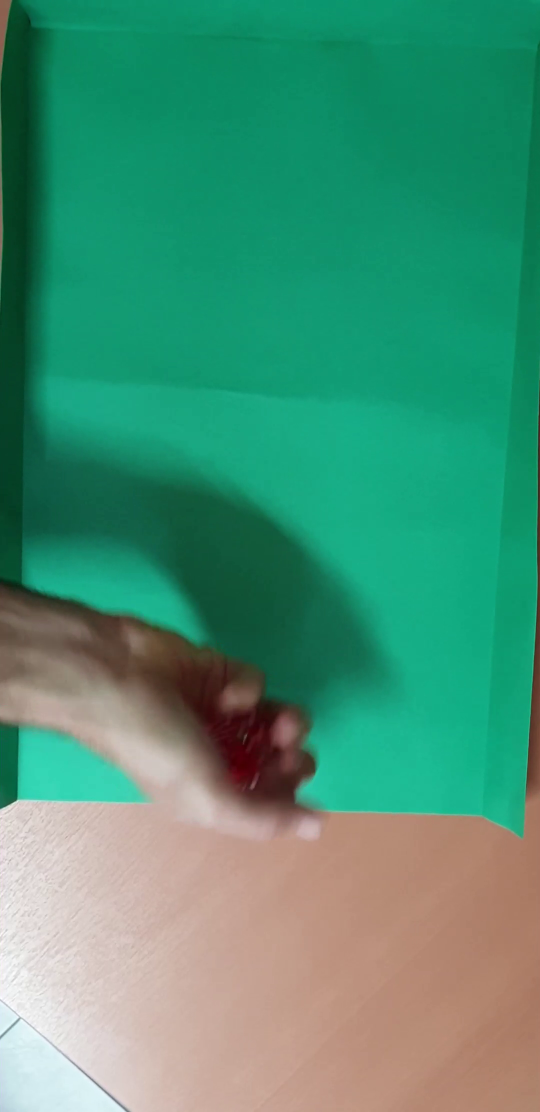
#> input picture frame 14 of tirada_1.mp4, 1080 x 2224 px (shown at 1/2 size)
$ python laboratory.py
#> lines starting #> are read from the running program, lines starting #| are printed output that depends on the picture; after the words box and inside, x2 and y2 are one past the last pixel; in counts of white or black regions, pixels touching at a corner belong together
import cv2
import numpy as np

# Abrir el video -----------------------------------------------------------------------------------------------

# Ruta del video
video_path = 'tirada_1.mp4'
output_path = 'resultado_tirada_1.mp4'

# Abrir el video
cap = cv2.VideoCapture(video_path)

# Verifica si el video se abrió correctamente
if not cap.isOpened():
    print("Error al abrir el video.")
    exit()

# Parámetros ----------------------------------------------------------------------------------------------------

# Configuración para detección de dados quietos --------------------------------

# Umbral para considerar quietos a los centroides
umbral_distancia_centroides = 10
# Número de frames estables para considerar que los dados están quietos
num_frames_estables = 5

# Configuración para detección dedados y números --------------------------------

# Definir umbrales de áreas y relación de aspecto para los dados
min_area_dados = 100
max_area_dados = 10000
aspect_ratio_threshold_dados = 1.2

# Umbral para la binarización para detectar dados
umbral_binario_dados = 75

# Umbral para la binarización para detectar los puntos de las caras
umbral_binario_numeros = 197

# Área mínima para considerar una componente conexa un punto de la cara
min_area_punto = 10

# Número de frames consecutivos para considerar estable el número de un dado
num_frames_estable_numero = 7

# Variables para seguimiento de centroides y números ---------------------------------------------------------------------------
centroids_anteriores = None
contador_frames_estables = 0
# Crear diccionarios para determinar números estables
numeros_estables = {i: {'numero': 0, 'contador_frames': 0} for i in range(5)}

# Configuración para el video de salida ----------------------------------------------------------------------------------------
output_size = (int(cap.get(3)*0.5), int(cap.get(4)*0.5))
fourcc = cv2.VideoWriter_fourcc(*'mp4v')
out = cv2.VideoWriter(output_path, fourcc, 30.0, output_size)

# Bucle para procesar cada frame -----------------------------------------------------------------------------------------------
while True:
    # Leer el siguiente frame
    ret, frame = cap.read()
#> frame is the input picture: shape (2224, 1080, 3); mean B, G, R 116.6, 145.4, 73.4

    # Salir del bucle si no hay más frames
    if not ret:
        break

    # Redimensionar el frame a la mitad
    resized_frame = cv2.resize(frame, None, fx=0.5, fy=0.5)
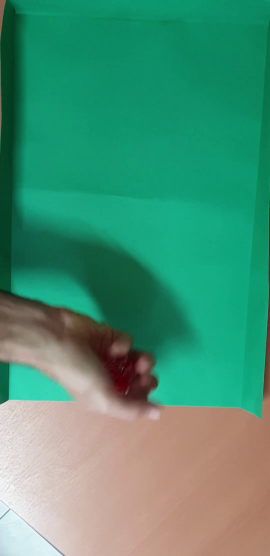
#> resized_frame: shape (1112, 540, 3) (shown at 1/2 size); mean B, G, R 116.7, 145.5, 73.5

    # Extraer el canal rojo del frame redimensionado
    red_channel = resized_frame[:, :, 2]
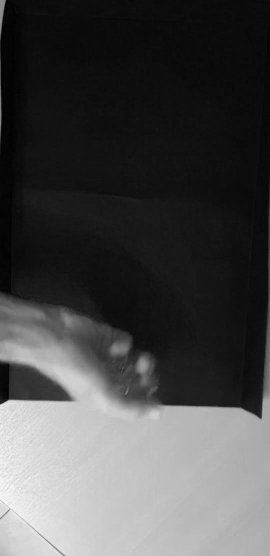
#> red_channel: shape (1112, 540) (shown at 1/2 size); min 0, max 255, mean 73.5

    # Binarizar la imagen usando un umbral
    _, binary_frame_dados = cv2.threshold(red_channel, umbral_binario_dados, 255, cv2.THRESH_BINARY)
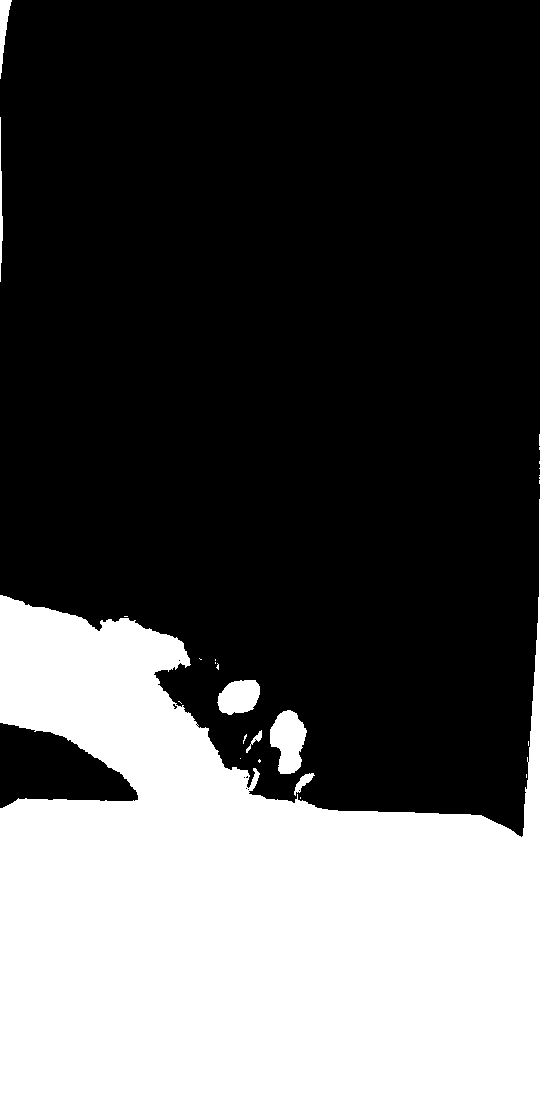
#> binary_frame_dados: shape (1112, 540); 33.3% white; 26 white regions (19 under 20 px), largest, box (x1, y1, x2, y2) and area: (0, 499, 540, 1112) 196061, (270, 710, 307, 774) 1615, (217, 680, 260, 715) 1149

    # Encontrar los componentes conectadas de los dados
    num_labels_dados, labels_dados, stats_dados, centroids_dados = cv2.connectedComponentsWithStats(binary_frame_dados, connectivity=8)
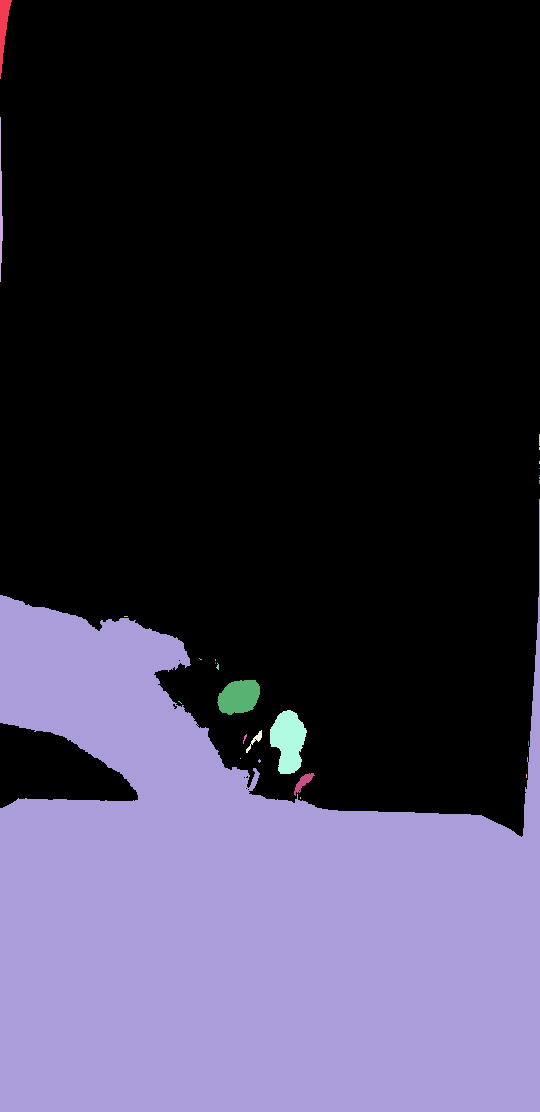
#> labels_dados: shape (1112, 540) int32; 27 distinct labels, from 0 to 26; one colour per label, 0 black
#> num_labels_dados = 27; stats_dados = 27 rows, first 6: [0, 0, 540, 837, 400579], [0, 0, 12, 79, 436], [0, 117, 3, 165, 282], [539, 434, 1, 12, 12], [539, 447, 1, 3, 3], [539, 461, 1, 3, 3]; centroids_dados = 27 pairs, first value 0.504 to 539, second value 26.54 to 918.1

    # Filtrar las componentes de dados por área y relación de aspecto
    dados_filtrados = []

    for label in range(1, num_labels_dados):
        area_dados = stats_dados[label, cv2.CC_STAT_AREA]

        if min_area_dados <= area_dados <= max_area_dados:
            x_dados, y_dados, w_dados, h_dados = stats_dados[label, cv2.CC_STAT_LEFT], stats_dados[label, cv2.CC_STAT_TOP], stats_dados[label, cv2.CC_STAT_WIDTH], stats_dados[label, cv2.CC_STAT_HEIGHT]
            aspect_ratio_dados = float(w_dados) / h_dados

            if 1 / aspect_ratio_threshold_dados <= aspect_ratio_dados <= aspect_ratio_threshold_dados:
                # Almacenar las coordenadas de las bounding boxes
                dados_filtrados.append((x_dados, y_dados, x_dados + w_dados, y_dados + h_dados))
#> this loop made 26 passes
#> (area_dados, x_dados, y_dados, w_dados, h_dados, aspect_ratio_dados) on passes 1, 2, 16, 18, 24: (436, 0, 0, 12, 79, 0.152), (282, 0, 117, 3, 165, 0.0182), (1149, 217, 680, 43, 35, 1.23), (1615, 270, 710, 37, 64, 0.578), (178, 294, 773, 21, 23, 0.913)
#> after the loop, dados_filtrados = [(294, 773, 315, 796)]

    # Obtener los centroides de los dados filtrados
    centroids_dados_filtrados = [((x + x_max) // 2, (y + y_max) // 2) for x, y, x_max, y_max in dados_filtrados]
#> centroids_dados_filtrados = [(304, 784)]

    # Medir la distancia entre centroides de frames consecutivos para los centroides filtrados
    if centroids_anteriores is not None:
        # Comprobar si los dados están "quietos"
        if all(np.linalg.norm(np.array(anterior) - np.array(actual)) < umbral_distancia_centroides for anterior, actual in zip(centroids_anteriores, centroids_dados_filtrados)):
            contador_frames_estables += 1
        else:
            contador_frames_estables = 0

        # Si se han mantenido "quietos" durante un número suficiente de frames y hay 5 dados detectados, se procede:
        if contador_frames_estables >= num_frames_estables and len(dados_filtrados) == 5:

            for bbox_dados in dados_filtrados:
                x_dados, y_dados, x_max_dados, y_max_dados = bbox_dados

                # Recorta la región de interés (ROI) para cada dado
                roi_dados = red_channel[y_dados:y_max_dados, x_dados:x_max_dados]

                # Binarizar la ROI para detectar números
                _, binary_roi_numeros = cv2.threshold(roi_dados, umbral_binario_numeros, 255, cv2.THRESH_BINARY)

                # Encontrar componentes conectadas en la ROI binarizada
                num_labels_roi_numeros, _, stats_roi_numeros, _ = cv2.connectedComponentsWithStats(binary_roi_numeros, connectivity=8)

                # Filtrar las componentes por área
                componentes_filtradas_puntos = [stats_roi_numeros[label, cv2.CC_STAT_AREA] for label in range(1, num_labels_roi_numeros) if stats_roi_numeros[label, cv2.CC_STAT_AREA] > min_area_punto]

                # Obtener la cantidad de puntos detectados en cada dado
                cantidad_numeros = len(componentes_filtradas_puntos)

                # Actualizar el número estable detectado para el dado actual
                numeros_estables[dados_filtrados.index(bbox_dados)]['numero'] = cantidad_numeros
                numeros_estables[dados_filtrados.index(bbox_dados)]['contador_frames'] += 1


                # Verificar si el número ha sido estable durante el número requerido de frames consecutivos
                if numeros_estables[dados_filtrados.index(bbox_dados)]['contador_frames'] >= num_frames_estable_numero:

                    # Dibujar el rectángulo azul sobre el frame original
                    cv2.rectangle(resized_frame, (x_dados, y_dados), (x_max_dados, y_max_dados), (255, 0, 0), 2)

                    # Dibujar el número sobre el frame original
                    cv2.putText(resized_frame, str(cantidad_numeros), (x_dados, y_dados - 5), cv2.FONT_HERSHEY_SIMPLEX, 1, (0, 255, 255), 2,
                                cv2.LINE_AA)


    # Guardar los centroides para la próxima iteración
    centroids_anteriores = centroids_dados_filtrados.copy()
#> centroids_anteriores = [(304, 784)]

    # Mostrar el frame original con rectángulos dibujados
    cv2.imshow('Original Frame', resized_frame)

    # Guardar el frame en el video de salida
    out.write(resized_frame)

    # Esperar 30 milisegundos y verifica si se presiona la tecla 'q' para salir
    if cv2.waitKey(30) & 0xFF == ord('q'):
#> (key q is pressed here)
        break

# Liberar la captura de video, cerrar el video de salida y las ventanas
cap.release()
out.release()
cv2.destroyAllWindows()

$ run again, starting later in the video
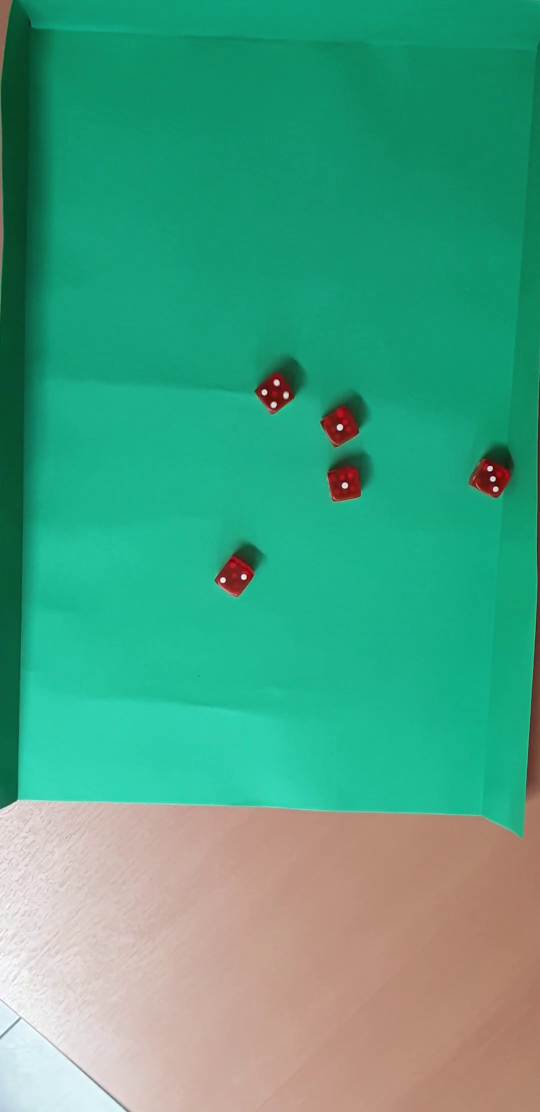
#> input picture frame 65 of tirada_1.mp4, 1080 x 2224 px (shown at 1/2 size)
#> frame is the input picture: shape (2224, 1080, 3); mean B, G, R 130.6, 161, 71.8
#> `_, binary_frame_dados = cv2.threshold(red_channel, umbral_binario_dado..`:
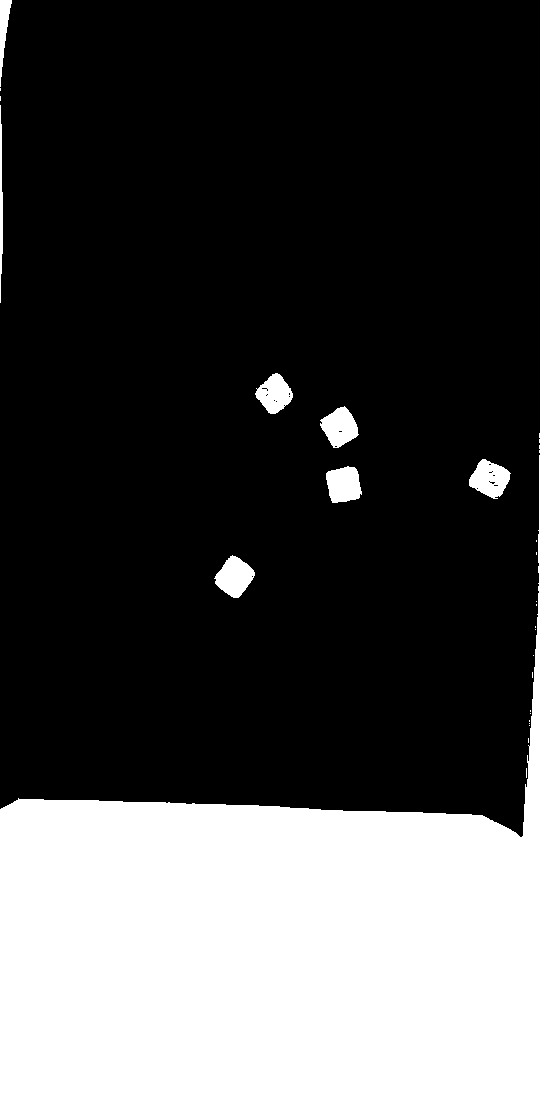
#> binary_frame_dados: shape (1112, 540); 28.7% white; 29 white regions (21 under 20 px), largest, box (x1, y1, x2, y2) and area: (0, 455, 540, 1112) 166210, (214, 555, 255, 598) 1089, (469, 459, 511, 499) 1062
#> `num_labels_dados, labels_dados, stats_dados, centroids_dados = cv2.con..`:
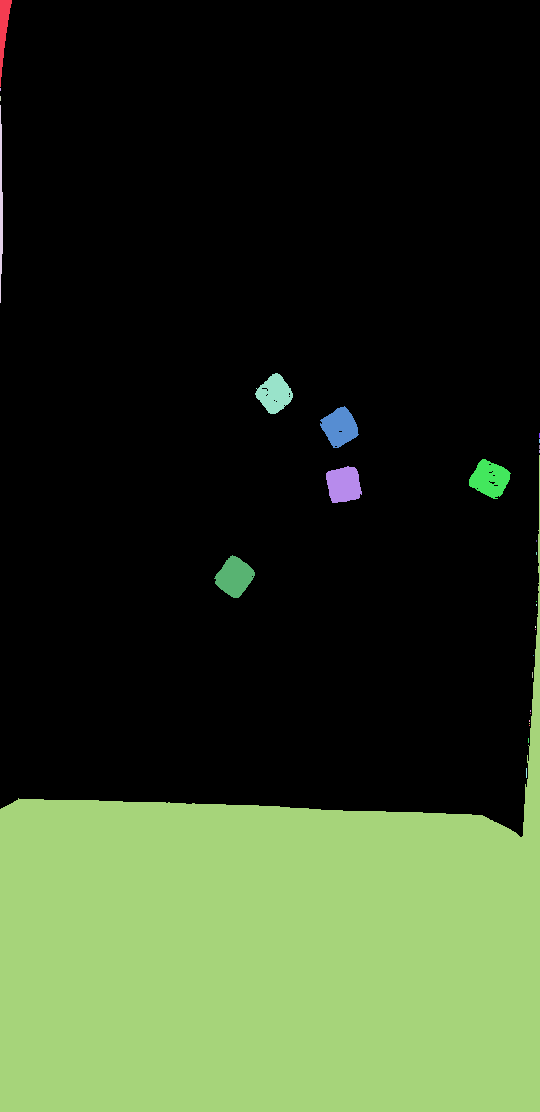
#> labels_dados: shape (1112, 540) int32; 30 distinct labels, from 0 to 29; one colour per label, 0 black
#> num_labels_dados = 30; stats_dados = 30 rows, first 6: [0, 0, 540, 837, 428123], [0, 0, 12, 87, 484], [0, 88, 1, 3, 3], [0, 96, 1, 5, 5], [0, 105, 3, 198, 410], [255, 373, 38, 41, 968]; centroids_dados = 30 pairs, first value 0 to 539, second value 28.25 to 956.5
#> the loop `for label in range(1, num_labels_dados):` made 29 passes
#> (area_dados, x_dados, y_dados, w_dados, h_dados, aspect_ratio_dados) on passes 1, 4, 5, 6, 12, 13, 16: (484, 0, 0, 12, 87, 0.138), (410, 0, 105, 3, 198, 0.0152), (968, 255, 373, 38, 41, 0.927), (1031, 320, 406, 39, 42, 0.929), (1062, 469, 459, 42, 40, 1.05), (1039, 326, 466, 36, 37, 0.973), (1089, 214, 555, 41, 43, 0.953)
#> after the loop `for label in range(1, num_labels_dados):`: dados_filtrados = [(255, 373, 293, 414), (320, 406, 359, 448), (469, 459, 511, 499), (326, 466, 362, 503), (214, 555, 255, 598)]
#> centroids_dados_filtrados = [(274, 393), (339, 427), (490, 479), (344, 484), (234, 576)]
#> centroids_anteriores has the same summary as centroids_dados_filtrados

$ run again, starting later in the video
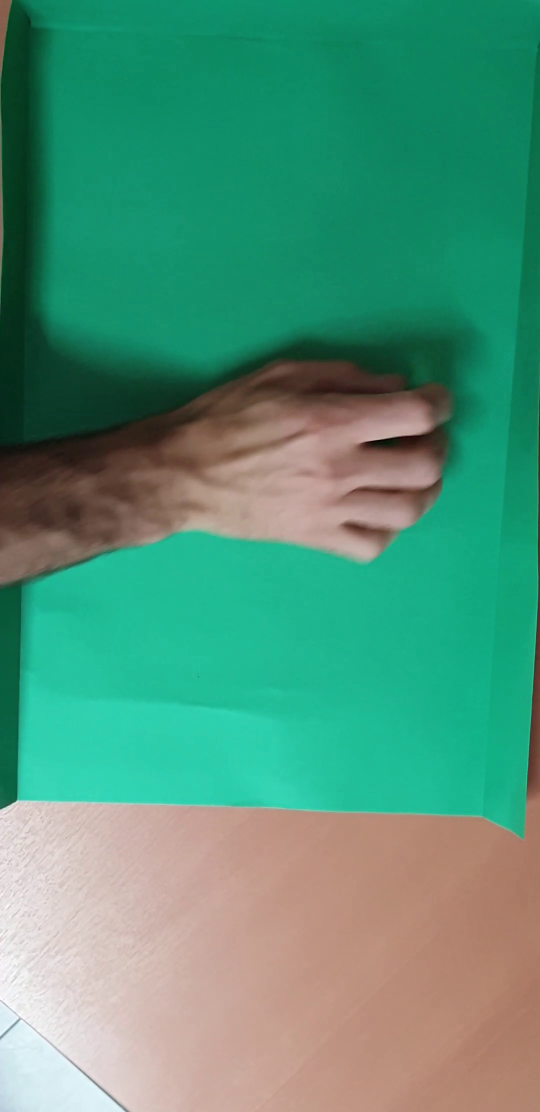
#> input picture frame 116 of tirada_1.mp4, 1080 x 2224 px (shown at 1/2 size)
#> frame is the input picture: shape (2224, 1080, 3); mean B, G, R 120.7, 147.4, 80.8
#> `_, binary_frame_dados = cv2.threshold(red_channel, umbral_binario_dado..`:
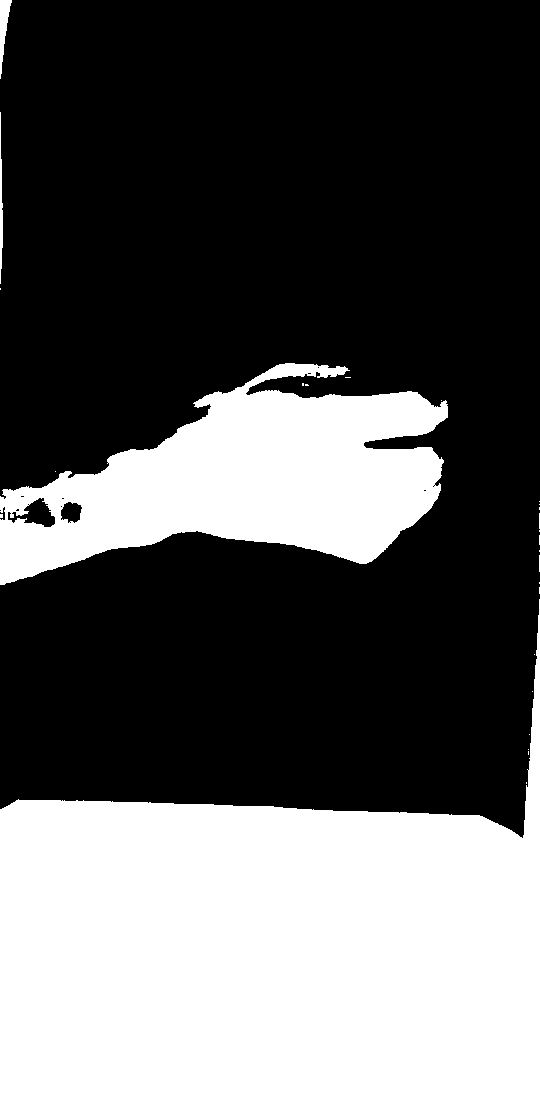
#> binary_frame_dados: shape (1112, 540); 36.6% white; 27 white regions (23 under 20 px), largest, box (x1, y1, x2, y2) and area: (0, 599, 540, 1112) 165511, (0, 363, 448, 585) 53308, (0, 0, 12, 79) 442, (0, 112, 3, 284) 325
#> `num_labels_dados, labels_dados, stats_dados, centroids_dados = cv2.con..`:
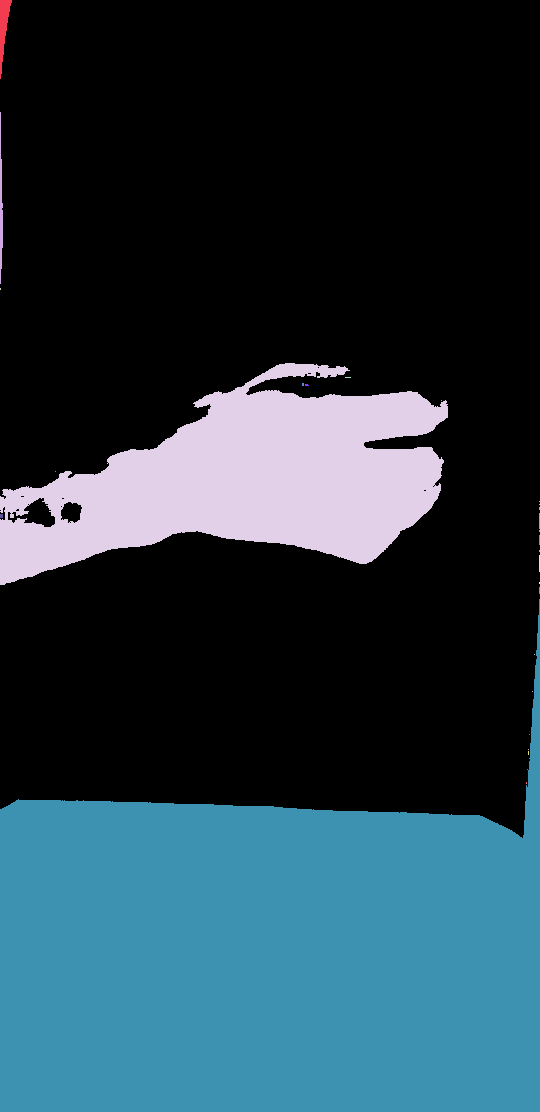
#> labels_dados: shape (1112, 540) int32; 28 distinct labels, from 0 to 27; one colour per label, 0 black
#> num_labels_dados = 28; stats_dados = 28 rows, first 6: [0, 0, 540, 838, 380788], [0, 0, 12, 79, 442], [0, 112, 3, 172, 325], [0, 288, 1, 2, 2], [0, 363, 448, 222, 53308], [345, 377, 6, 1, 6]; centroids_dados = 28 pairs, first value 0 to 539, second value 26.41 to 957.5
#> the loop `for label in range(1, num_labels_dados):` made 27 passes
#> (area_dados, x_dados, y_dados, w_dados, h_dados, aspect_ratio_dados) on passes 1 to 2: (442, 0, 0, 12, 79, 0.152), (325, 0, 112, 3, 172, 0.0174)
#> after the loop `for label in range(1, num_labels_dados):`: dados_filtrados = []
